Frame 1 (no input): blank canvas, image omitted
Frame 60 (the mouse pressed at the canvas centre just before this capture): blank canvas, image omitted
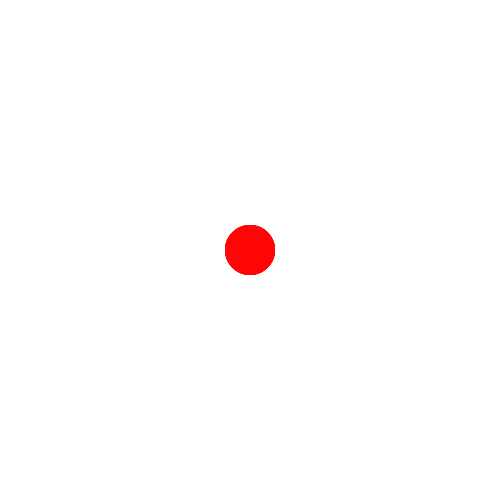
Frame 120 (the mouse held since frame 60 and released just before this capture)

The Processing sketch whose frames 1 and 60 were blank and that drew this single picture after the mouse press (run headless with seeded random() and noise(); from frame 60 on, the mouse is pressed at the canvas centre):

// Processing sketch: sketch_220710b
// ── sketch_220710b.pde
void setup() {
  size(500, 500);
  background(255);
  noStroke();
}

void draw() {

  if (mousePressed) {
    fill(255, 0, 0, 255/10);
    ellipse(mouseX, mouseY, 50, 50);
  }
}
